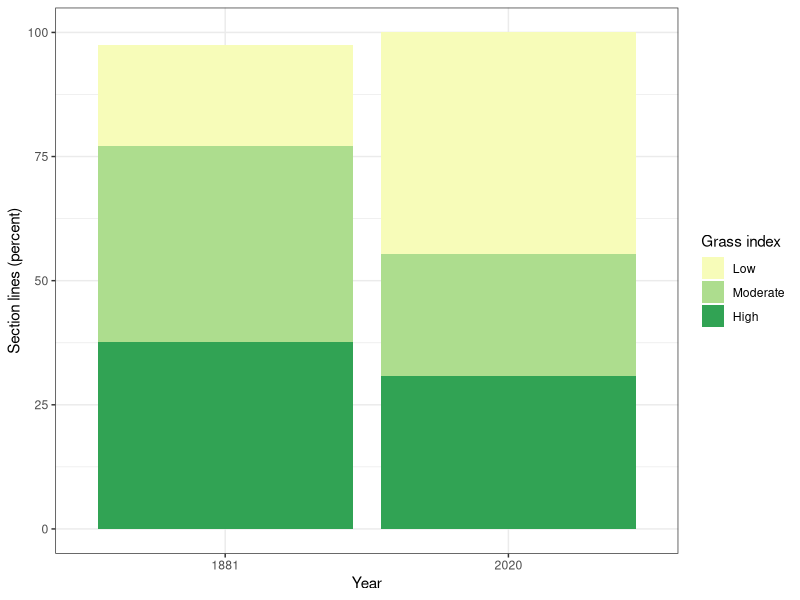
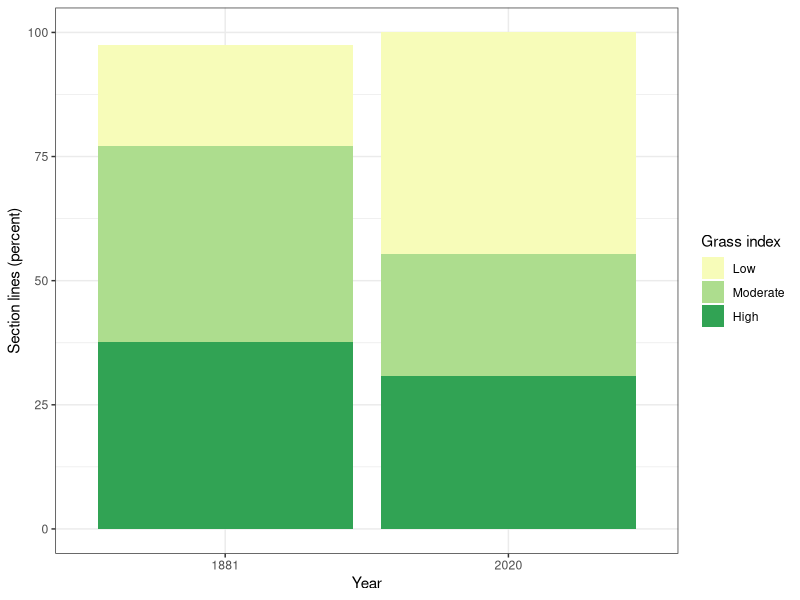

Write R code to recreate these figures, in order.
#kara making bar chart for grass comparison
#kara becomes r master - ha!
#5/18/2022
#5/26/updating for final grass figs
#12/20/22 - final tweaks to for Fig 8

###BUT 1881 data don't add to 100% and percentages are a little off from values in text on pg 15 (e.g., 44.7% in
#data table below for low in 2020, but says 46% in text and fig caption).


library(sf)
library(tidyverse)
library(readxl)
library(dplyr)
library(ggplot2)
library(dplyr)

#make data frame - prct of plots in different grass index categories
dat <- data.frame(
  High = c(37.7, 30.7),
  Moderate = c(39.5, 24.6),
  Low = c(20.2, 44.7),
  Year = as.factor(c("1881", "2020"))
)

dat #look at data

# convert to long format for ggplot
  dat_long <- dat %>%
    gather("Grass_index", "Value", -Year)

dat_long #look at data

#make "Grass_index" an ordered factor so the legend is ordered, low, med, high
dat_long$Grass_index<- ordered(dat_long$Grass_index, levels = c("Low", "Moderate", "High"))

#make stacked bar graph w custom color
final<-ggplot(dat_long, aes(x = Year, y = Value, fill = Grass_index)) +
  geom_col(position = "stack") + 
  labs(x="Year", y= "Section lines (percent)", fill = "Grass index") + #fill changes legend title
  theme_bw() +
  scale_fill_brewer(palette = "YlGn")

#save figs
ggsave(plot = final, device = tiff, width = 6, height = 7, dpi = 301, 
       filename = "./figs/Fig8_final.tiff")

ggsave(plot = final, device = jpeg, width = 6, height = 7, dpi = 301, 
       filename = "./figs/Fig8_final.jpeg")

  
